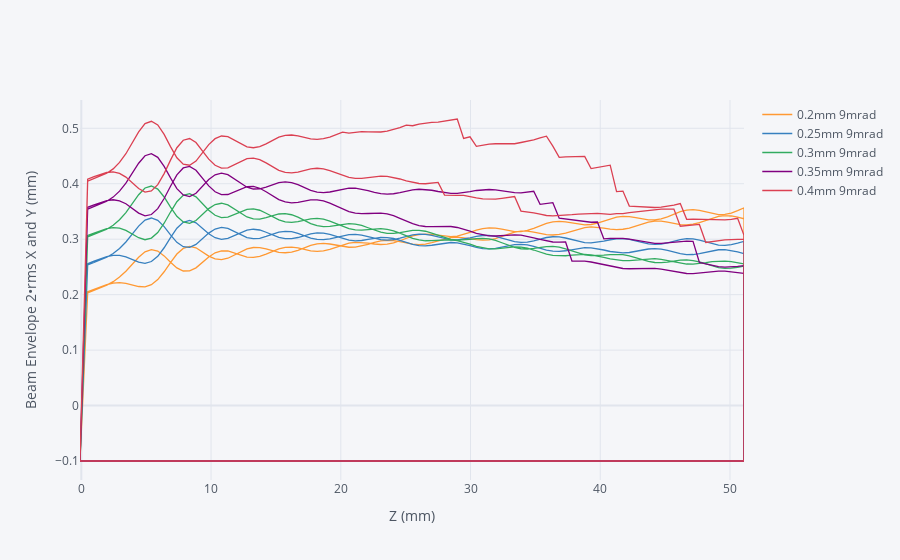

This figure's notebook cell:
### Code cell
result.iplot(x='35.0z',y=['0.2mm 9mrad','0.25mm 9mrad', '0.3mm 9mrad','0.35mm 9mrad','0.4mm 9mrad'],xTitle="Z (mm)",yTitle="Beam Envelope 2•rms X and Y (mm)")

### Figure 1 — Plotly figure (JSON) as saved in the notebook; plotly's stock layout.template omitted (floating-point values rounded to 4 significant figures; data arrays with more than 128 entries replaced by an {"elided": "..."} marker saying what was removed)
{"data": [{"line": {"color": "rgba(255, 153, 51, 1.0)", "dash": "solid", "shape": "linear", "width": 1.3}, "mode": "lines", "name": "0.2mm 9mrad", "text": "", "type": "scatter", "x": {"elided": "212 float values"}, "y": {"elided": "212 float values"}}, {"line": {"color": "rgba(55, 128, 191, 1.0)", "dash": "solid", "shape": "linear", "width": 1.3}, "mode": "lines", "name": "0.25mm 9mrad", "text": "", "type": "scatter", "x": {"elided": "212 float values"}, "y": {"elided": "212 float values"}}, {"line": {"color": "rgba(50, 171, 96, 1.0)", "dash": "solid", "shape": "linear", "width": 1.3}, "mode": "lines", "name": "0.3mm 9mrad", "text": "", "type": "scatter", "x": {"elided": "212 float values"}, "y": {"elided": "212 float values"}}, {"line": {"color": "rgba(128, 0, 128, 1.0)", "dash": "solid", "shape": "linear", "width": 1.3}, "mode": "lines", "name": "0.35mm 9mrad", "text": "", "type": "scatter", "x": {"elided": "212 float values"}, "y": {"elided": "212 float values"}}, {"line": {"color": "rgba(219, 64, 82, 1.0)", "dash": "solid", "shape": "linear", "width": 1.3}, "mode": "lines", "name": "0.4mm 9mrad", "text": "", "type": "scatter", "x": {"elided": "212 float values"}, "y": {"elided": "212 float values"}}], "layout": {"legend": {"bgcolor": "#F5F6F9", "font": {"color": "#4D5663"}}, "paper_bgcolor": "#F5F6F9", "plot_bgcolor": "#F5F6F9", "title": {"font": {"color": "#4D5663"}}, "xaxis": {"gridcolor": "#E1E5ED", "showgrid": true, "tickfont": {"color": "#4D5663"}, "title": {"font": {"color": "#4D5663"}, "text": "Z (mm)"}, "zerolinecolor": "#E1E5ED"}, "yaxis": {"gridcolor": "#E1E5ED", "showgrid": true, "tickfont": {"color": "#4D5663"}, "title": {"font": {"color": "#4D5663"}, "text": "Beam Envelope 2•rms X and Y (mm)"}, "zerolinecolor": "#E1E5ED"}}}
